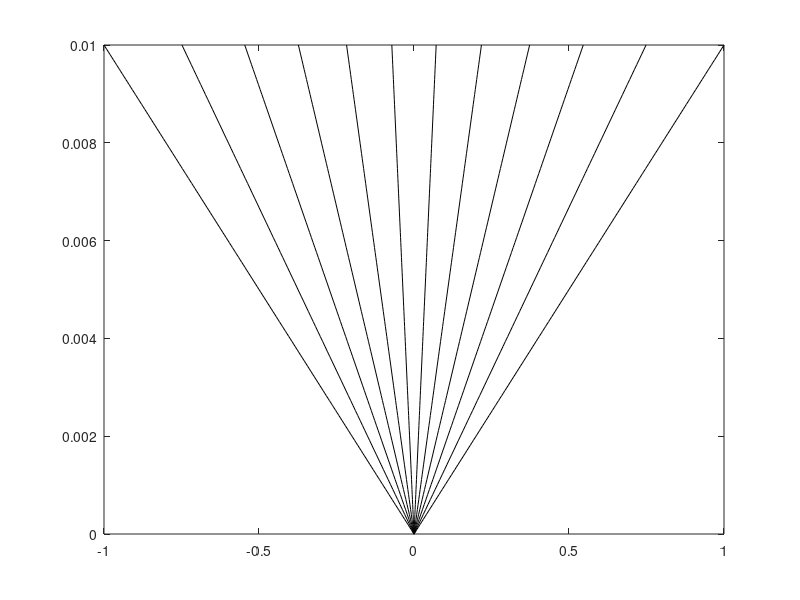

The MATLAB script that drew this image:
%%
xmax = 1;           tmax = 1/100;
aMin = atan(1/100); aMax = pi - aMin;
n = 12;

x = @(theta) xmax*cos(theta);
t = @(theta) tmax*sin(theta);
f = @(theta) sqrt(x(theta).^2 + t(theta).^2);
li = @(thetan, thetap) integral(f, thetap, thetan);

ltot = integral(f, aMin, aMax);
thetas(n) = pi/2;
thetap = 0;
for k = 1:n-1
    thetan = fzero(@(theta) li(theta, thetap) - ltot/n, k*(aMax - aMin)/n);
    thetas(k) = thetan;
    li(thetan, thetap)
    thetap = thetan;
end
tt = linspace(0, tmax);
vx = 1./tan(thetas);
lines = vx'*tt;
plot(lines', (ones(n, 1)*tt)', 'k')
axis([-xmax, xmax, 0, tmax])

%%
aMin = atan(100/(xmax/tmax)); aMax = pi - aMin;
angles = linspace(aMin, aMax, n);
vx = x(angles)./t(angles);
lines = vx'*tt;
plot(lines', (ones(n, 1)*tt)', 'k')
axis([-xmax, xmax, 0, tmax])